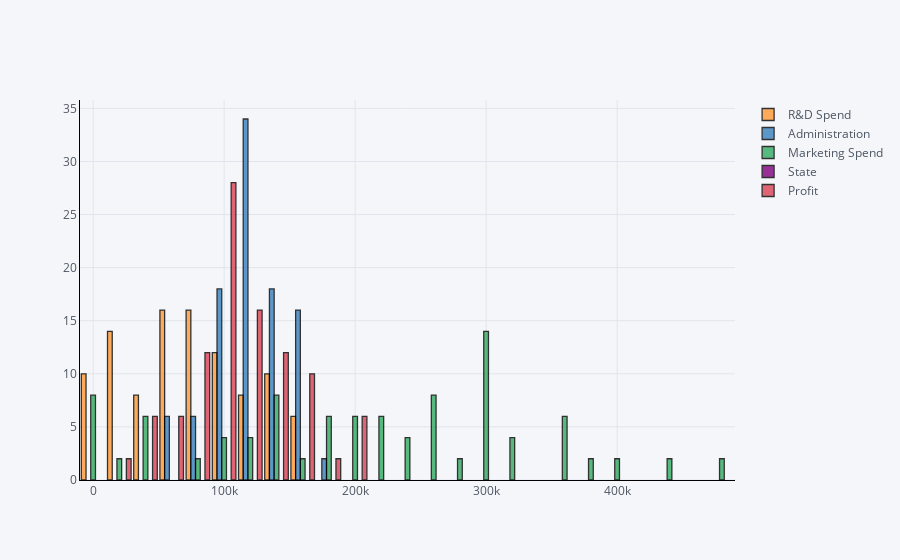

The notebook cell this image was saved under:
### Code cell
df.iplot(
    kind='hist',
    linecolor='black',
    bins=24,
    histnorm='percent',
    bargap=0.1,
    opacity=0.8,
    barmode='group')

### Figure 1 — Plotly figure (JSON) as saved in the notebook; plotly's stock layout.template omitted (floating-point values rounded to 4 significant figures)
{"data": [{"histfunc": "count", "histnorm": "percent", "marker": {"color": "rgba(255, 153, 51, 1.0)", "line": {"color": "#000000", "width": 1.3}}, "name": "R&D Spend", "nbinsx": 24, "opacity": 0.8, "orientation": "v", "type": "histogram", "uid": "0f77cc15-4c31-4ea2-9b9f-9be6ff2cf25d", "x": [165300.0, 162600.0, 153400.0, 144400.0, 142100.0, 131900.0, 134600.0, 130300.0, 120500.0, 123300.0, 101900.0, 100700.0, 93860.0, 91990.0, 119900.0, 114500.0, 78010.0, 94660.0, 91750.0, 86420.0, 76250.0, 78390.0, 73990.0, 67530.0, 77040.0, 64660.0, 75330.0, 72110.0, 66050.0, 65610.0, 61990.0, 61140.0, 63410.0, 55490.0, 46430.0, 46010.0, 28660.0, 44070.0, 20230.0, 38560.0, 28750.0, 27890.0, 23640.0, 15510.0, 22180.0, 1000.0, 1315.0, 0, 542.0, 0]}, {"histfunc": "count", "histnorm": "percent", "marker": {"color": "rgba(55, 128, 191, 1.0)", "line": {"color": "#000000", "width": 1.3}}, "name": "Administration", "nbinsx": 24, "opacity": 0.8, "orientation": "v", "type": "histogram", "uid": "2c3d5781-e342-4b57-849a-bd0c02cecab1", "x": [136900.0, 151400.0, 101100.0, 118700.0, 91390.0, 99810.0, 147200.0, 145500.0, 148700.0, 108700.0, 110600.0, 91790.0, 127300.0, 135500.0, 156500.0, 122600.0, 121600.0, 145100.0, 114200.0, 153500.0, 113900.0, 153800.0, 122800.0, 105800.0, 99280.0, 139600.0, 144100.0, 127900.0, 182600.0, 153000.0, 115600.0, 152700.0, 129200.0, 103100.0, 157700.0, 85050.0, 127100.0, 51280.0, 65950.0, 82980.0, 118500.0, 84710.0, 96190.0, 127400.0, 154800.0, 124200.0, 115800.0, 135400.0, 51740.0, 117000.0]}, {"histfunc": "count", "histnorm": "percent", "marker": {"color": "rgba(50, 171, 96, 1.0)", "line": {"color": "#000000", "width": 1.3}}, "name": "Marketing Spend", "nbinsx": 24, "opacity": 0.8, "orientation": "v", "type": "histogram", "uid": "132600c7-354a-475e-bd43-212d7a147622", "x": [471800.0, 443900.0, 407900.0, 383200.0, 366200.0, 362900.0, 127700.0, 323900.0, 311600.0, 305000.0, 229200.0, 249700.0, 249800.0, 252700.0, 256500.0, 261800.0, 264300.0, 282600.0, 294900.0, 0, 298700.0, 299700.0, 303300.0, 304800.0, 140600.0, 138000.0, 134100.0, 353200.0, 118100.0, 107100.0, 91130.0, 88220.0, 46090.0, 214600.0, 210800.0, 205500.0, 201100.0, 197000.0, 185300.0, 175000.0, 172800.0, 164500.0, 148000.0, 35530.0, 28330.0, 1904.0, 297100.0, 0, 0, 45170.0]}, {"histfunc": "count", "histnorm": "percent", "marker": {"color": "rgba(128, 0, 128, 1.0)", "line": {"color": "#000000", "width": 1.3}}, "name": "State", "nbinsx": 24, "opacity": 0.8, "orientation": "v", "type": "histogram", "uid": "07e7c0e3-ba98-44e2-9c26-1938fcb2dfb2", "x": ["New York", "California", "California", "New York", "California", "New York", "California", "New York", "New York", "California", "California", "California", "California", "California", "New York", "New York", "California", "New York", "New York", "New York", "California", "New York", "California", "California", "New York", "California", "New York", "New York", "New York", "New York", "New York", "New York", "California", "New York", "California", "New York", "New York", "California", "New York", "California", "California", "California", "California", "New York", "California", "New York", "California", "California", "New York", "California"]}, {"histfunc": "count", "histnorm": "percent", "marker": {"color": "rgba(219, 64, 82, 1.0)", "line": {"color": "#000000", "width": 1.3}}, "name": "Profit", "nbinsx": 24, "opacity": 0.8, "orientation": "v", "type": "histogram", "uid": "93257d57-eb93-4e25-9263-bcd4a0a35629", "x": [192300.0, 191800.0, 191100.0, 182900.0, 166200.0, 157000.0, 156100.0, 155800.0, 152200.0, 149800.0, 146100.0, 144300.0, 141600.0, 134300.0, 132600.0, 129900.0, 127000.0, 125400.0, 124300.0, 122800.0, 118500.0, 111300.0, 110400.0, 108700.0, 108600.0, 107400.0, 105700.0, 105000.0, 103300.0, 101000.0, 99940.0, 97480.0, 97430.0, 96780.0, 96710.0, 96480.0, 90710.0, 89950.0, 81230.0, 81010.0, 78240.0, 77800.0, 71500.0, 69760.0, 65200.0, 64930.0, 49490.0, 42560.0, 35670.0, 14680.0]}], "layout": {"bargap": 0.1, "barmode": "group", "legend": {"bgcolor": "#F5F6F9", "font": {"color": "#4D5663"}}, "paper_bgcolor": "#F5F6F9", "plot_bgcolor": "#F5F6F9", "title": {"font": {"color": "#4D5663"}}, "xaxis": {"gridcolor": "#E1E5ED", "linecolor": "black", "showgrid": true, "tickfont": {"color": "#4D5663"}, "title": {"font": {"color": "#4D5663"}, "text": ""}, "zerolinecolor": "#E1E5ED"}, "yaxis": {"gridcolor": "#E1E5ED", "linecolor": "black", "showgrid": true, "tickfont": {"color": "#4D5663"}, "title": {"font": {"color": "#4D5663"}, "text": ""}, "zerolinecolor": "#E1E5ED"}}}
